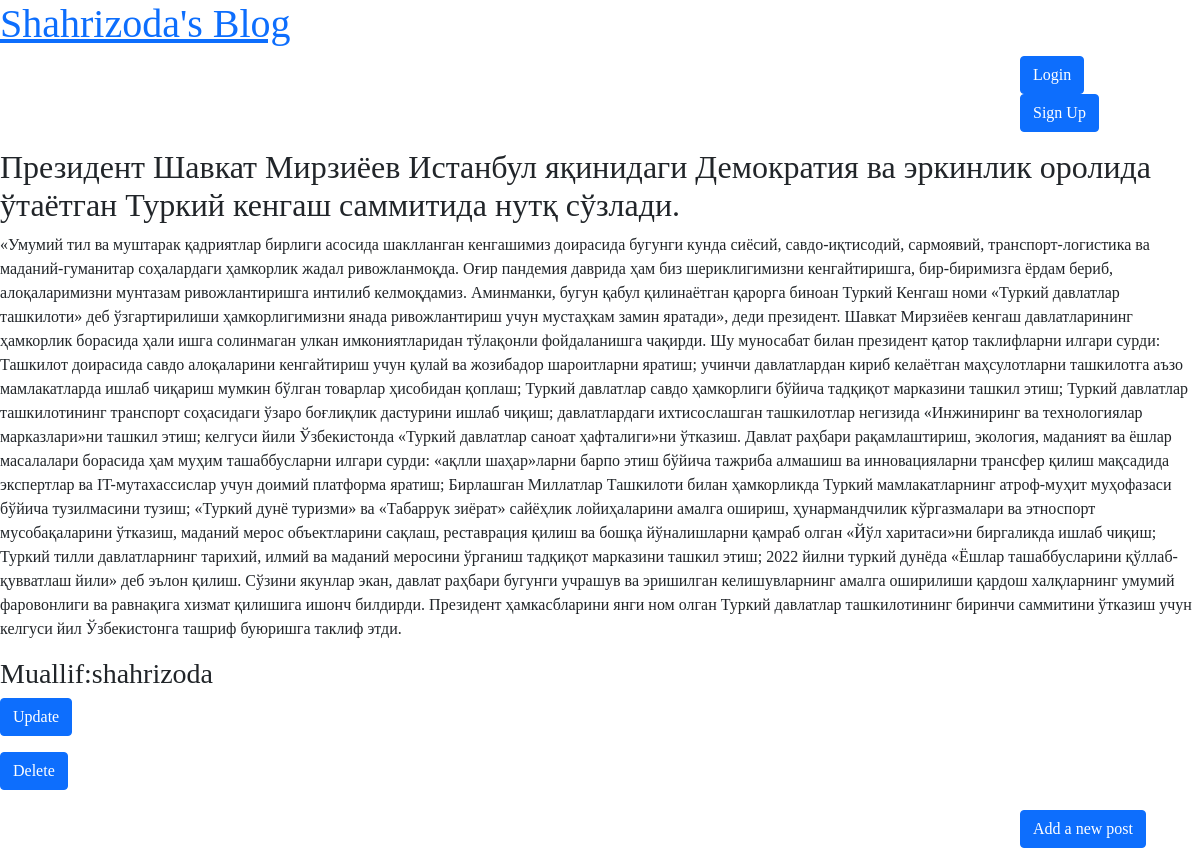
The app's page /post/1/ with its own data.
### blog/models.py (models this page shows, shortened)
class Post(models.Model):
    title=models.CharField(max_length=200)
    author=models.ForeignKey(
        'auth.User',
        on_delete=models.CASCADE
    )
    body=models.TextField()

### blog/views.py (the view)
# urls.py: path('post/<int:pk>/',BlogDetailView.as_view(),name='post_detail'),
class BlogDetailView(DetailView):
    model=Post
    template_name='post_detail.html'

### templates/post_detail.html
{% extends "base.html" %}
{% block content %}
<div class="post-entry">
    <h2>
        {{ post.title }}
    </h2>
    <p>{{ post.body }}</p>
</div>
<h3>Muallif:{{ post.author }}</h3>
<p><a href="{% url 'post_edit' post.pk %}" class="btn btn-primary">Update</a></p>
<p><a href="{% url 'post_delete' post.pk %}" class="btn btn-primary">Delete</a></p>
{% endblock content %}

### templates/base.html (style rules this page uses)
* { font-family: cursive; text-decoration: none; }

### records on screen
Post: title "Президент Шавкат Мирзиёев Истанбул яқинидаги Демократия ва эркинлик оролида ўтаётган Туркий кенгаш саммитида нутқ сўзлади.", body "«Умумий тил ва муштарак қадриятлар бирлиги асосида шаклланган кенгашимиз доирасида бугунги кунда сиёсий, савдо-иқтисодий, сармоявий, транспорт-логистика ва маданий-гуманитар соҳалардаги ҳамкорлик жадал ривожланмоқда. Оғир пандемия даврида ҳам биз шериклигимизни кенгайтиришга, бир-биримизга ёрдам бериб, алоқаларимизни мунтазам ривожлантиришга интилиб келмоқдамиз. Аминманки, бугун қабул қилинаётган қарорга биноан Туркий Кенгаш номи «Туркий давлатлар ташкилоти» деб ўзгартирилиши ҳамкорлигимизни янада ривожлантириш учун мустаҳкам замин яратади», деди президент. Шавкат Мирзиёев кенгаш давлатларининг ҳамкорлик борасида ҳали ишга солинмаган улкан имкониятларидан тўлақонли фойдаланишга чақирди. Шу…", author "shahrizoda"
